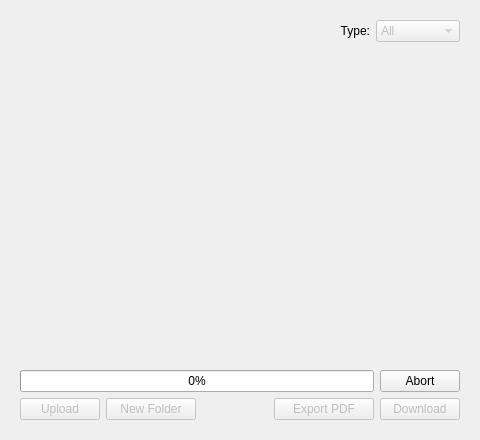
<?xml version="1.0" encoding="UTF-8"?>
<!--
notebooks.ui
This is the user interface layout for the Notebooks pane.

RCU is a management client for the reMarkable Tablet.
Copyright (C) 2020-23  Davis Remmel

This program is free software: you can redistribute it and/or modify
it under the terms of the GNU Affero General Public License as
published by the Free Software Foundation, either version 3 of the
License, or (at your option) any later version.

This program is distributed in the hope that it will be useful,
but WITHOUT ANY WARRANTY; without even the implied warranty of
MERCHANTABILITY or FITNESS FOR A PARTICULAR PURPOSE.  See the
GNU Affero General Public License for more details.

You should have received a copy of the GNU Affero General Public License
along with this program.  If not, see <https://www.gnu.org/licenses/>.
-->
<ui version="4.0">
 <class>Form</class>
 <widget class="QWidget" name="Form">
  <property name="geometry">
   <rect>
    <x>0</x>
    <y>0</y>
    <width>480</width>
    <height>440</height>
   </rect>
  </property>
  <property name="sizePolicy">
   <sizepolicy hsizetype="Preferred" vsizetype="Preferred">
    <horstretch>0</horstretch>
    <verstretch>0</verstretch>
   </sizepolicy>
  </property>
  <property name="minimumSize">
   <size>
    <width>480</width>
    <height>440</height>
   </size>
  </property>
  <property name="windowTitle">
   <string>Form</string>
  </property>
  <layout class="QGridLayout" name="gridLayout">
   <item row="0" column="0">
    <widget class="QFrame" name="displaypanelframe_2">
     <layout class="QVBoxLayout" name="displaypanelframe">
      <property name="leftMargin">
       <number>9</number>
      </property>
      <property name="topMargin">
       <number>9</number>
      </property>
      <property name="rightMargin">
       <number>9</number>
      </property>
      <property name="bottomMargin">
       <number>9</number>
      </property>
      <item>
       <layout class="QHBoxLayout" name="horizontalLayout_3">
        <property name="topMargin">
         <number>0</number>
        </property>
        <item>
         <spacer name="horizontalSpacer">
          <property name="orientation">
           <enum>Qt::Horizontal</enum>
          </property>
          <property name="sizeHint" stdset="0">
           <size>
            <width>40</width>
            <height>20</height>
           </size>
          </property>
         </spacer>
        </item>
        <item>
         <widget class="QLabel" name="label">
          <property name="text">
           <string>Type:</string>
          </property>
          <property name="alignment">
           <set>Qt::AlignRight|Qt::AlignTrailing|Qt::AlignVCenter</set>
          </property>
         </widget>
        </item>
        <item>
         <widget class="QComboBox" name="category_comboBox">
          <property name="enabled">
           <bool>false</bool>
          </property>
          <property name="toolTip">
           <string>Filter documents by a specific type</string>
          </property>
          <property name="accessibleName">
           <string>Filter type</string>
          </property>
          <property name="accessibleDescription">
           <string>Filter documents by a specific type</string>
          </property>
          <item>
           <property name="text">
            <string>All</string>
           </property>
          </item>
          <item>
           <property name="text">
            <string>Notebook</string>
           </property>
          </item>
          <item>
           <property name="text">
            <string>PDF</string>
           </property>
          </item>
          <item>
           <property name="text">
            <string>Epub</string>
           </property>
          </item>
         </widget>
        </item>
       </layout>
      </item>
      <item>
       <widget class="QWidget" name="tree_placeholderWidget" native="true">
        <property name="sizePolicy">
         <sizepolicy hsizetype="Expanding" vsizetype="Expanding">
          <horstretch>0</horstretch>
          <verstretch>0</verstretch>
         </sizepolicy>
        </property>
       </widget>
      </item>
      <item>
       <widget class="QWidget" name="xmitbar_widget" native="true">
        <layout class="QHBoxLayout" name="horizontalLayout_2">
         <property name="leftMargin">
          <number>0</number>
         </property>
         <property name="topMargin">
          <number>0</number>
         </property>
         <property name="rightMargin">
          <number>0</number>
         </property>
         <property name="bottomMargin">
          <number>0</number>
         </property>
         <item>
          <widget class="QProgressBar" name="save_progressBar">
           <property name="accessibleName">
            <string>Progress bar</string>
           </property>
           <property name="value">
            <number>0</number>
           </property>
          </widget>
         </item>
         <item>
          <widget class="QPushButton" name="abort_pushButton">
           <property name="enabled">
            <bool>true</bool>
           </property>
           <property name="toolTip">
            <string>Cancel the current operation</string>
           </property>
           <property name="accessibleName">
            <string>Abort</string>
           </property>
           <property name="accessibleDescription">
            <string>Cancel the current operation</string>
           </property>
           <property name="text">
            <string>Abort</string>
           </property>
          </widget>
         </item>
        </layout>
       </widget>
      </item>
      <item>
       <widget class="QWidget" name="actionbar_widget" native="true">
        <layout class="QHBoxLayout" name="horizontalLayout">
         <property name="leftMargin">
          <number>0</number>
         </property>
         <property name="topMargin">
          <number>0</number>
         </property>
         <property name="rightMargin">
          <number>0</number>
         </property>
         <property name="bottomMargin">
          <number>0</number>
         </property>
         <item>
          <widget class="QPushButton" name="upload_pushButton">
           <property name="enabled">
            <bool>false</bool>
           </property>
           <property name="toolTip">
            <string>Upload a PDF or Epub to the root hierarchy</string>
           </property>
           <property name="accessibleName">
            <string>Upload PDF or Epub</string>
           </property>
           <property name="accessibleDescription">
            <string>Upload a PDF or Epub to the root hierarchy</string>
           </property>
           <property name="text">
            <string>Upload</string>
           </property>
          </widget>
         </item>
         <item>
          <widget class="QPushButton" name="newcollection_pushButton">
           <property name="enabled">
            <bool>false</bool>
           </property>
           <property name="minimumSize">
            <size>
             <width>90</width>
             <height>0</height>
            </size>
           </property>
           <property name="toolTip">
            <string>Create a new folder in the root heirarchy</string>
           </property>
           <property name="accessibleName">
            <string>New folder</string>
           </property>
           <property name="accessibleDescription">
            <string>Create a new folder in the root heirarchy</string>
           </property>
           <property name="text">
            <string>New Folder</string>
           </property>
          </widget>
         </item>
         <item>
          <spacer name="horizontalSpacer_2">
           <property name="orientation">
            <enum>Qt::Horizontal</enum>
           </property>
           <property name="sizeHint" stdset="0">
            <size>
             <width>40</width>
             <height>0</height>
            </size>
           </property>
          </spacer>
         </item>
         <item>
          <widget class="QPushButton" name="exportpdf_pushButton">
           <property name="enabled">
            <bool>false</bool>
           </property>
           <property name="minimumSize">
            <size>
             <width>100</width>
             <height>0</height>
            </size>
           </property>
           <property name="toolTip">
            <string>Export the selected items as PDF</string>
           </property>
           <property name="statusTip">
            <string/>
           </property>
           <property name="accessibleName">
            <string>Export PDF</string>
           </property>
           <property name="accessibleDescription">
            <string>Export the selected items as PDF</string>
           </property>
           <property name="text">
            <string>Export PDF</string>
           </property>
          </widget>
         </item>
         <item>
          <widget class="QPushButton" name="downloaddocument_pushButton">
           <property name="enabled">
            <bool>false</bool>
           </property>
           <property name="toolTip">
            <string>Download the selected items as editable notebook archives</string>
           </property>
           <property name="accessibleName">
            <string>Download</string>
           </property>
           <property name="accessibleDescription">
            <string>Download the selected items as editable notebook archives</string>
           </property>
           <property name="text">
            <string>Download</string>
           </property>
          </widget>
         </item>
        </layout>
       </widget>
      </item>
     </layout>
    </widget>
   </item>
  </layout>
 </widget>
 <resources/>
 <connections/>
</ui>
